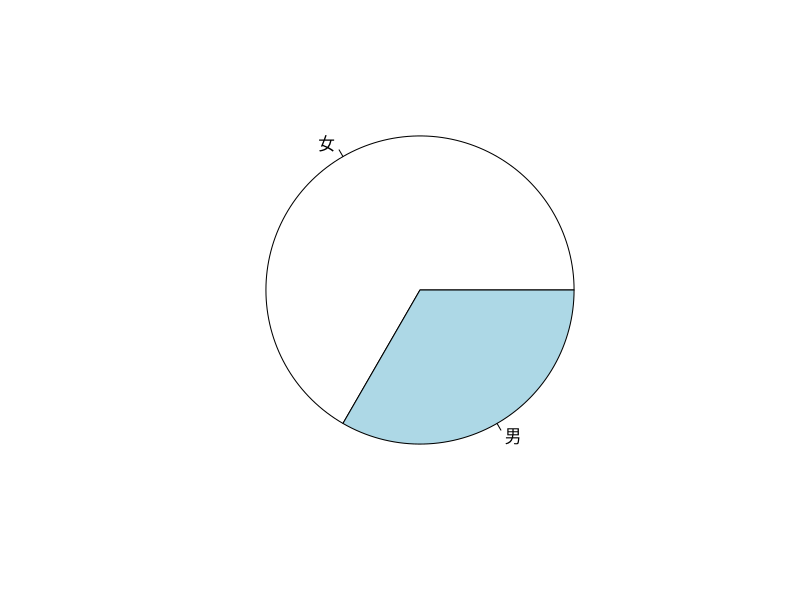

Recreate this plot in R.
## ---- chunk 1
data <- readxl::read_xlsx("data.xlsx")
data1 <- data[, 7:10]
names(data1) <- c("性别", "是否学过", "最熟悉的编程语言", "是否愿意")
## ---- chunk 2
pie(table(data1$性别))
